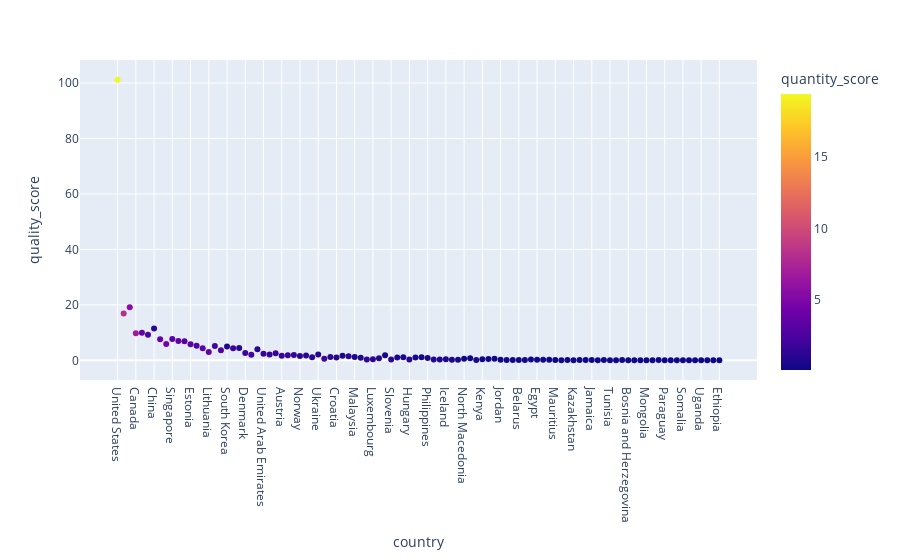

The notebook cell this image was saved under:
### Code cell
#  - שאלה 3 -

def new_function(group,target,color):
    fig = px.scatter(df, x=group, y=target,color='quantity_score')
    fig.show()
new_function('country','quality_score','quantity_score')

### Figure 1 — Plotly figure (JSON) as saved in the notebook; plotly's stock layout.template omitted (floating-point values rounded to 4 significant figures)
{"data": [{"hovertemplate": "country=%{x}<br>quality_score=%{y}<br>quantity_score=%{marker.color}<extra></extra>", "legendgroup": "", "marker": {"color": [19.45, 8.16, 5.48, 6.58, 3.64, 2.4, 1.33, 3.82, 4.46, 3.21, 3.44, 3.03, 3.19, 2.68, 3.48, 3.77, 2.17, 2.51, 0.68, 1.83, 0.99, 2.04, 2.07, 1.05, 1.73, 1.5, 1.6, 1.75, 1.68, 1.4, 1.15, 1.24, 1.05, 1.01, 1.88, 1.11, 0.97, 0.63, 1.11, 0.55, 0.81, 1.3, 1.21, 0.87, 0.32, 1.14, 0.63, 0.49, 1.06, 0.41, 0.29, 0.53, 0.85, 0.74, 0.54, 0.6, 0.55, 0.2, 0.21, 0.56, 0.26, 0.21, 0.3, 0.24, 0.35, 0.27, 0.32, 0.23, 0.1, 0.27, 0.23, 0.09, 0.07, 0.24, 0.17, 0.14, 0.12, 0.12, 0.11, 0.09, 0.1, 0.14, 0.09, 0.1, 0.1, 0.12, 0.15, 0.1, 0.09, 0.04, 0.07, 0.09, 0.08, 0.14, 0.06, 0.06, 0.07, 0.06, 0.04, 0.07, null], "coloraxis": "coloraxis", "symbol": "circle"}, "mode": "markers", "name": "", "orientation": "v", "showlegend": false, "type": "scatter", "x": ["United States", "United Kingdom", "Israel", "Canada", "Germany", "Sweden", "China", "Switzerland", "Australia", "Singapore", "The Netherlands", "France", "Estonia", "Finland", "Spain", "Lithuania", "Russia", "Ireland", "South Korea", "India", "Japan", "Denmark", "Belgium", "Brazil", "United Arab Emirates", "Taiwan", "Portugal", "Austria", "Italy", "Poland", "Norway", "Czechia", "New Zealand", "Ukraine", "Bulgaria", "Chile", "Croatia", "Mexico", "Argentina", "Malaysia", "Romania", "Latvia", "Luxembourg", "Turkey", "Indonesia", "Slovenia", "Colombia", "South Africa", "Hungary", "Thailand", "Uruguay", "Philippines", "Serbia", "Greece", "Iceland", "Slovakia", "Cyprus", "North Macedonia", "Vietnam", "Malta", "Kenya", "Peru", "Nigeria", "Jordan", "Armenia", "Bahrain", "Belarus", "Liechtenstein", "Rwanda", "Egypt", "Saudi Arabia", "Costa Rica", "Mauritius", "Lebanon", "Pakistan", "Kazakhstan", "Moldova", "Albania", "Jamaica", "Georgia", "Ghana", "Tunisia", "Panama", "Qatar", "Bosnia and Herzegovina", "Ecuador", "Cape Verde", "Mongolia", "Azerbaijan", "Kuwait", "Paraguay", "Sri Lanka", "Bangladesh", "Somalia", "Morocco", "Dominican Republic", "Uganda", "Nepal", "Namibia", "Ethiopia", null], "xaxis": "x", "y": [101.2, 16.86, 19.14, 9.75, 9.93, 9.24, 11.46, 7.58, 5.88, 7.69, 6.96, 6.85, 5.77, 5.26, 4.35, 2.98, 5.14, 3.68, 4.96, 4.4, 4.42, 2.68, 1.98, 3.99, 2.42, 2.09, 2.53, 1.67, 1.87, 1.95, 1.57, 1.72, 1.12, 2.09, 0.58, 1.24, 1.06, 1.63, 1.52, 1.18, 0.93, 0.33, 0.38, 0.72, 1.82, 0.29, 1.03, 1.15, 0.34, 1.01, 1.13, 0.81, 0.29, 0.33, 0.36, 0.21, 0.23, 0.58, 0.73, 0.16, 0.43, 0.5, 0.59, 0.26, 0.13, 0.15, 0.12, 0.12, 0.34, 0.26, 0.18, 0.18, 0.15, 0.06, 0.14, 0.08, 0.09, 0.1, 0.09, 0.08, 0.11, 0.07, 0.08, 0.09, 0.08, 0.06, 0.05, 0.05, 0.05, 0.09, 0.06, 0.04, 0.08, 0.05, 0.05, 0.04, 0.04, 0.04, 0.05, 0.06, null], "yaxis": "y"}], "layout": {"coloraxis": {"colorbar": {"title": {"text": "quantity_score"}}, "colorscale": [[0, "#0d0887"], [0.1111, "#46039f"], [0.2222, "#7201a8"], [0.3333, "#9c179e"], [0.4444, "#bd3786"], [0.5556, "#d8576b"], [0.6667, "#ed7953"], [0.7778, "#fb9f3a"], [0.8889, "#fdca26"], [1, "#f0f921"]]}, "legend": {"tracegroupgap": 0}, "margin": {"t": 60}, "xaxis": {"anchor": "y", "domain": [0, 1], "title": {"text": "country"}}, "yaxis": {"anchor": "x", "domain": [0, 1], "title": {"text": "quality_score"}}}}
